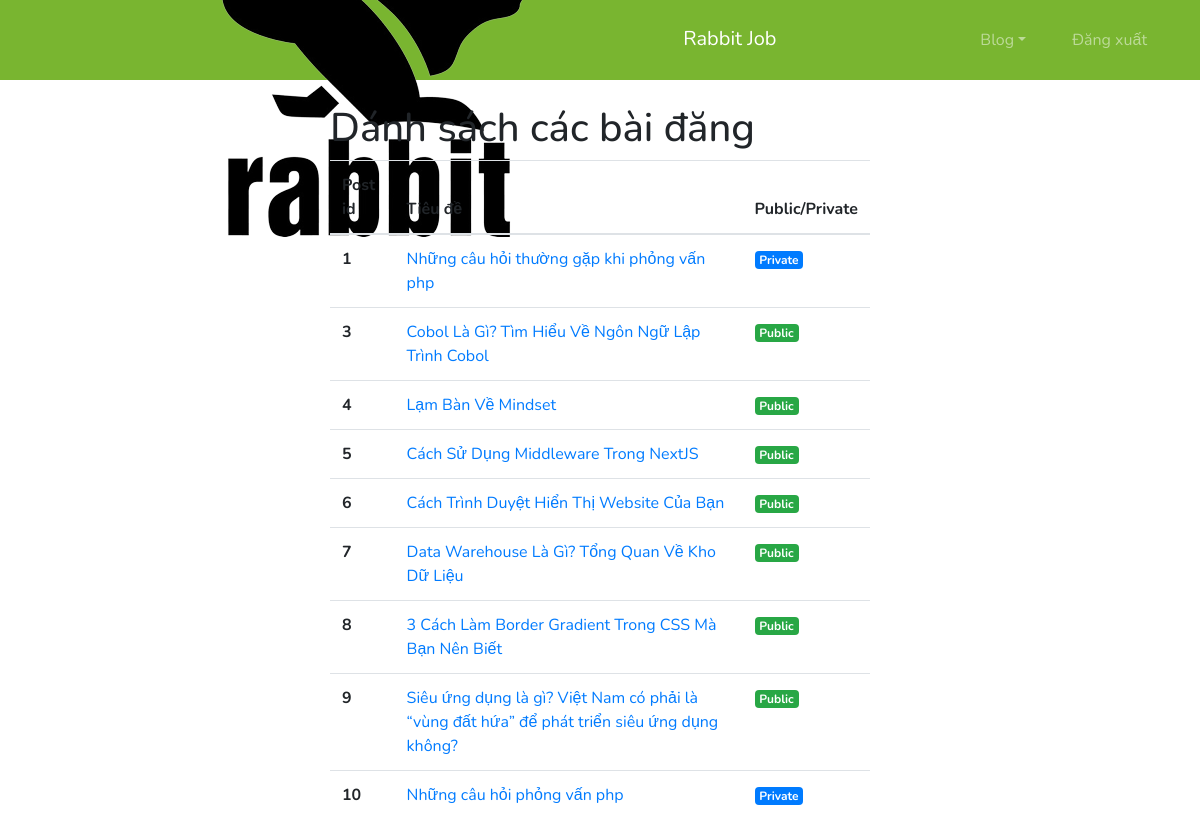
/poster/myPosts.php (signed in), run on the app's committed database.
### tables this page shows
CREATE TABLE `posts` (
  `post_id` int(11) NOT NULL,
  `account_id` int(11) DEFAULT NULL,
  `title` varchar(255) DEFAULT NULL,
  `body` text DEFAULT NULL,
  `visible` tinyint(1) NOT NULL,
  `updated_at` datetime DEFAULT current_timestamp(),
  `created_at` datetime NOT NULL DEFAULT current_timestamp(),
  `post_img` varchar(100) NOT NULL
);

### poster/myPosts.php (the view, shortened to what this page needs)
<?php
require_once 'includes/header.inc.php';
?>
<?php
$user_id = $_SESSION["id_user"];
$q = "SELECT * FROM `posts` WHERE `account_id` = '$user_id'";
$result = mysqli_query($conn, $q);
?>
<div class="container">
  <div class="row mt-4">
    <div class="col-md-6 offset-md-3 col-sm-12">
      <div class="page-header">
        <h1 id="navbars">Dánh sách các bài đăng</h1>
      </div>
      <table class="table table-hover">
        <thead>
          <tr>
            <th scope="col">Post id</th>
            <th scope="col">Tiêu đề</th>
            <th scope="col">Public/Private</th>
          </tr>
        </thead>
        <tbody>
          <?php if (mysqli_num_rows($result) > 0) :  ?>
            <?php while ($post = mysqli_fetch_assoc($result)) : ?>
              <tr>
                <th scope="row"><?= $post["post_id"] ?></th>
                <?php
                    $link = str_replace("myPosts.php", "post.php", $_SERVER["PHP_SELF"]);
                    $link .= "?postid=" . $post["post_id"];
                    ?>
                <td><a href="<?= $link ?>"><?= $post["title"] ?></a></td>
                <td><?php if ($post["visible"] == 0) : ?>
                    <span class="badge badge-primary">Private</span>
                  <?php else : ?>
                    <span class="badge badge-success">Public</span>
                  <?php endif; ?></td>
              </tr>
          <?php
            endwhile;
          endif; ?>
        </tbody>
      </table>
    </div>
  </div>
</div>
<?php require_once 'includes/footer.inc.php';

### poster/includes/header.inc.php (style rules this page uses)
* { -webkit-box-sizing: border-box; box-sizing: border-box; font-family: 'Nunito', sans-serif; }

### data on the page
posts: post_id "1", title "Những câu hỏi thường gặp khi phỏng vấn php", visible "Private"
posts: post_id "3", title "Cobol Là Gì? Tìm Hiểu Về Ngôn Ngữ Lập Trình Cobol", visible "Public"
posts: post_id "4", title "Lạm Bàn Về Mindset", visible "Public"
posts: post_id "5", title "Cách Sử Dụng Middleware Trong NextJS", visible "Public"
posts: post_id "6", title "Cách Trình Duyệt Hiển Thị Website Của Bạn", visible "Public"
posts: post_id "7", title "Data Warehouse Là Gì? Tổng Quan Về Kho Dữ Liệu", visible "Public"
posts: post_id "8", title "3 Cách Làm Border Gradient Trong CSS Mà Bạn Nên Biết", visible "Public"
posts: post_id "9", title "Siêu ứng dụng là gì? Việt Nam có phải là “vùng đất hứa” để phát triển siêu ứng dụng không?", visible "Public"
posts: post_id "10", title "Những câu hỏi phỏng vấn php", visible "Private"
